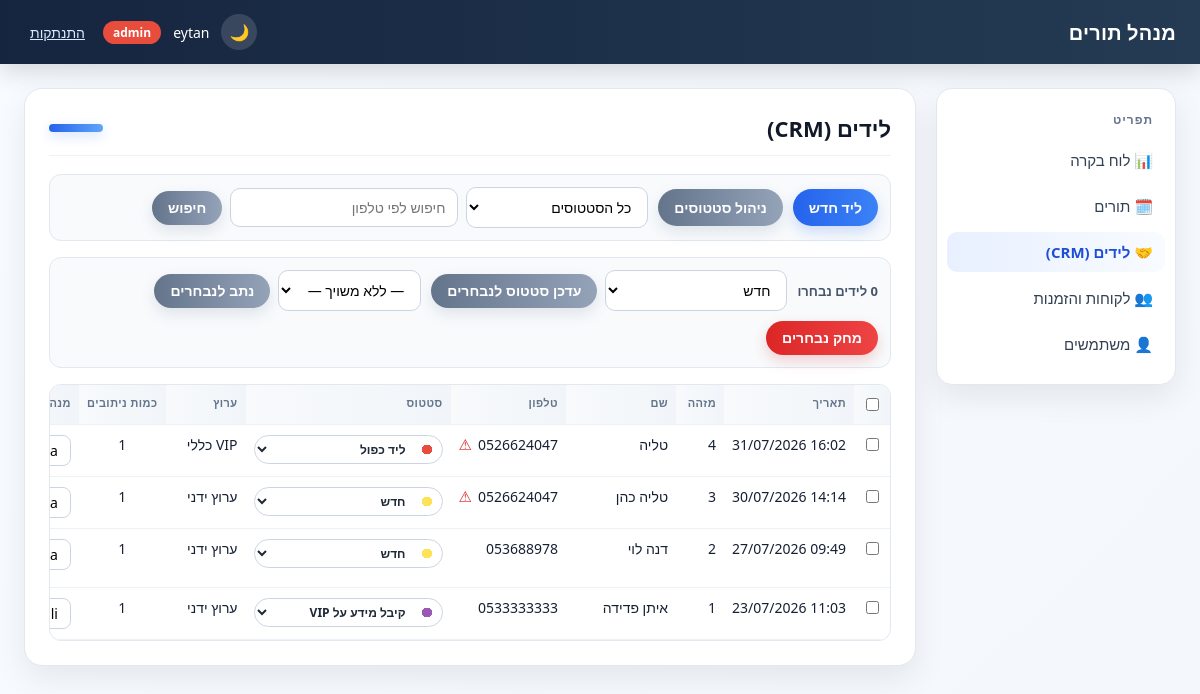
The app's page /leads/ (signed in), older data.
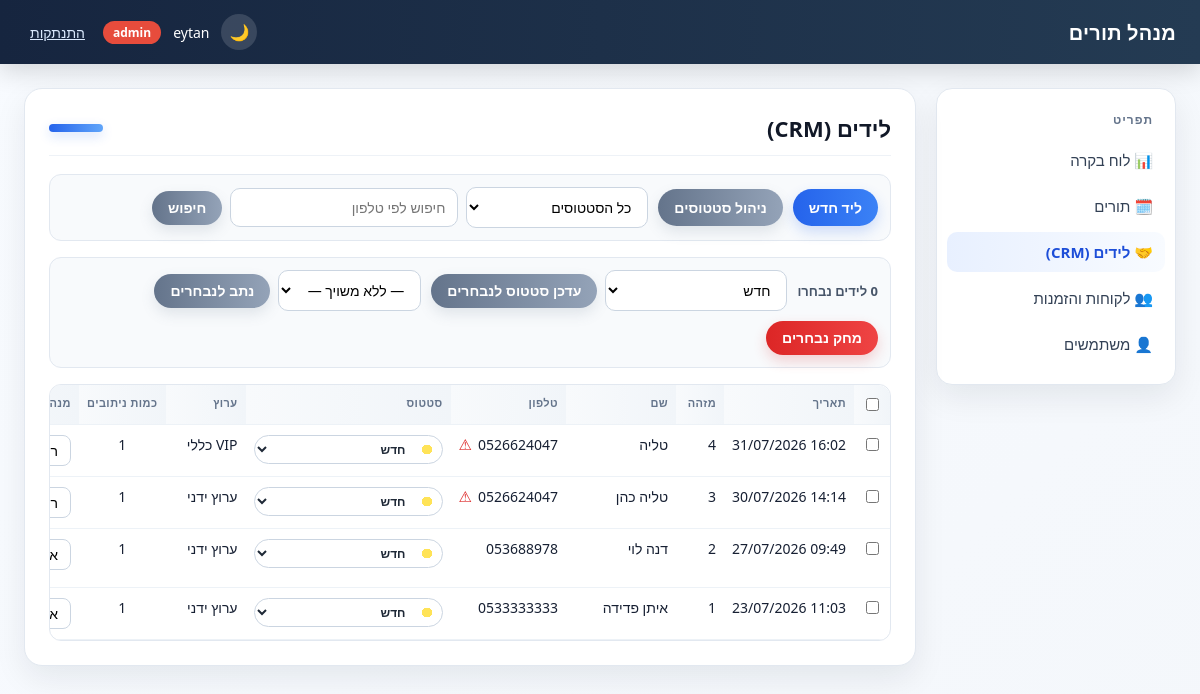
The same page, newer data.
### tables this page shows
CREATE TABLE leads (
                id INTEGER PRIMARY KEY AUTOINCREMENT,
                full_name TEXT,
                phone TEXT,
                status TEXT,
                channel TEXT,
                assigned_user TEXT,
                routings_count INTEGER,
                sms_count INTEGER,
                notes TEXT,
                created_datetime_stamp TEXT,
                last_updated_datetime_stamp TEXT
            );

### blueprints/leads.py (the view)
@bp.route("/")
@login_required
def list_leads():
    status = request.args.get("status", "")
    phone = request.args.get("phone", "").strip()
    show_my_only = request.args.get("mine", "0") == "1"
    repos = get_repos()
    current_user = session.get("user")
    current_username = current_user.get("username") if current_user else ""
    if phone:
        df = repos.leads.get_by_phone(phone)
    elif status:
        df = repos.leads.get_by_status(status)
    else:
        df = repos.leads.get_all()
    if show_my_only and current_user and current_user.get("role") != "admin":
        df = df[df["assigned_user"].fillna("") == current_username]
    elif current_user and current_user.get("role") != "admin":
        df = df[df["assigned_user"].fillna("") == current_username]
    all_leads = repos.leads.get_all()
    all_phone_counts = all_leads["phone"].fillna("").astype(str).str.strip()
    duplicate_phones = set(
        all_phone_counts[all_phone_counts != ""].value_counts()[lambda series: series > 1].index
    )
    users = to_records(repos.users.get_all()) if hasattr(repos, "users") else []
    lead_records = to_records(df)
    for record in lead_records:
        phone_value = (record.get("phone") or "").strip()
        record["is_duplicate_phone"] = bool(phone_value and phone_value in duplicate_phones)
    return render_template(
        "leads/list.html",
        leads=lead_records,
        statuses=repos.lead_statuses.get_names(),
        status_colors=repos.lead_statuses.get_color_map(),
        default_status_color=DEFAULT_STATUS_COLOR,
        status=status,
        phone=phone,
        users=users,
        show_my_only=show_my_only,
    )

### app.py (called while the page is built)
@app.context_processor
def inject_template_globals():
    return {
        "csrf_token": generate_csrf_token(),
        "current_user": current_user(),
        "ROLE_ADMIN": roles.ADMIN,
        "ROLE_USER": roles.USER,
    }

### auth.py (called while the page is built)
def generate_csrf_token():
    if "csrf_token" not in session:
        session["csrf_token"] = secrets.token_hex(16)
    return session["csrf_token"]

def validate_csrf():
    if request.method != "POST":
        return
    token = session.get("csrf_token")
    submitted = request.form.get("csrf_token", "")
    if not token or not secrets.compare_digest(token, submitted):
        abort(400)

def current_user():
    return session.get("user")

def login_required(view):
    @wraps(view)
    def wrapped(*args, **kwargs):
        if current_user() is None:
            return redirect(url_for("auth.login"))
        return view(*args, **kwargs)
    return wrapped

### db_context.py (called while the page is built)
def get_conn():
    if "db_conn" not in g:
        g.db_conn = sqlite3.connect(DB_FILE, timeout=10)
    return g.db_conn

def init_app(app):
    @app.teardown_appcontext
    def close_conn(exception):
        conn = g.pop("db_conn", None)
        if conn is not None:
            conn.close()

### templates/leads/list.html (shortened to what the changed rows need)
{% extends "base.html" %}
{% block page_heading %}לידים (CRM){% endblock %}
{% block content %}
{% if leads %}
<div class="table-scroll">
    <table class="leads-table">
        <thead>
            <tr>
                <th class="col-select"><input type="checkbox" id="select-all-checkbox"></th>
                <th class="col-created">תאריך</th>
                <th class="col-id">מזהה</th>
                <th class="col-name">שם</th>
                <th class="col-phone">טלפון</th>
                <th class="col-status">סטטוס</th>
                <th class="col-channel">ערוץ</th>
                <th class="col-routings">כמות ניתובים</th>
                <th class="col-assigned">מנהל לקוח</th>
            </tr>
        </thead>
        <tbody>
            {% for lead in leads %}
            <tr>
                <td class="col-select"><input type="checkbox" class="lead-select-checkbox" value="{{ lead.id }}"></td>
                <td class="col-created">{{ lead.created_datetime_stamp | format_lead_datetime }}</td>
                <td class="col-id">{{ lead.id }}</td>
                <td class="col-name">{{ lead.full_name }}</td>
                <td class="col-phone">
                    <span class="phone-cell">
                        <span>{{ lead.phone }}</span>
                        {% if lead.is_duplicate_phone %}
                        <span class="duplicate-phone" title="מספר טלפון כפול">⚠</span>
                        {% endif %}
                    </span>
                </td>
                <td class="col-status">
                    <form method="post" action="{{ url_for('leads.update_status', lead_id=lead.id) }}">
                        <select name="status" class="status-select" style="--status-color: {{ status_colors.get(lead.status, default_status_color) }};" onchange="this.form.submit()">
                            {% for s in statuses %}
                            <option value="{{ s }}" style="background: {{ status_colors.get(s, default_status_color) }}; color: #fff;" {{ "selected" if s == lead.status else "" }}>{{ s }}</option>
                            {% endfor %}
                        </select>
                    </form>
                </td>
                <td class="col-channel">{{ lead.channel }}</td>
                <td class="col-routings">{{ lead.routings_count or 0 }}</td>
                <td class="col-assigned">
                    <form method="post" action="{{ url_for('leads.assign_lead', lead_id=lead.id) }}" class="inline-form">
                        <select name="assigned_user" class="assigned-select" onchange="this.form.submit()">
                            {% for user in users %}
                            <option value="{{ user.username }}" {{ "selected" if user.username == lead.assigned_user else "" }}>{{ user.username }}</option>
                            {% endfor %}
                        </select>
                    </form>
                </td>
            </tr>
            {% endfor %}
        </tbody>
    </table>
</div>
{% else %}
<p class="empty-state">לא נמצאו לידים.</p>
{% endif %}
{% endblock %}

Row changes from the older to the newer data that the page shows:
changed leads "טליה": status "ליד כפול" → "חדש"; assigned_user "rita" → "ריטה"
changed leads "טליה כהן": assigned_user "rita" → "ריטה"
changed leads "דנה לוי": assigned_user "rita" → "אורלב"
changed leads "איתן פדידה": status "קיבל מידע על VIP" → "חדש"; assigned_user "sheli" → "אביה מלכה"
